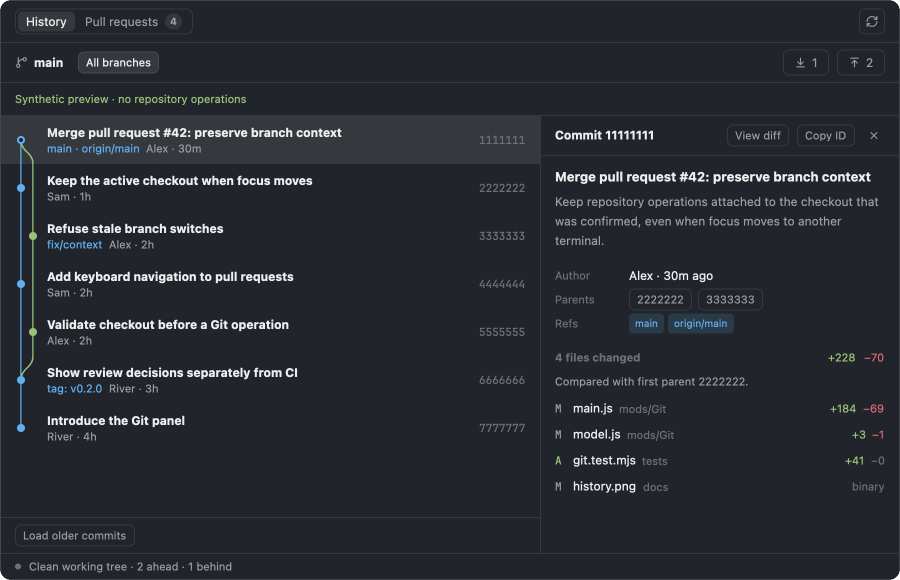
#> input picture docs/preview-source.png, 1800 x 1160 px (shown at 1/2 size)
$ python compose-preview.py --source ../docs/preview-source.png
#> lines starting #> are read from the running program, lines starting #| are printed output that depends on the picture; after the words box and inside, x2 and y2 are one past the last pixel; in counts of white or black regions, pixels touching at a corner belong together
#!/usr/bin/env python3
"""Compose the 2560x1280 (1280x640 at 2x) gallery preview from a native Herdr capture.

1. Open the synthetic preview (no repository, network, or layout writes):
       python3 scripts/check-ui.py --preview history --size 900x580
       herdr-app shot /tmp/herdr-git-capture.png
   then close the overlay and run `python3 scripts/check-ui.py --clean-preview`.
2. Crop the overlay out of the window capture. This step only crops; it keeps
   the native pixels and records where they came from:
       python3 scripts/compose-preview.py --capture /tmp/herdr-git-capture.png --crop X,Y,W,H
3. Compose again at any time from the kept source:
       python3 scripts/compose-preview.py

Needs Pillow and the SF Pro fonts (macOS). Text and placement are constants below.
"""
import argparse
import json
from pathlib import Path

from PIL import Image, ImageDraw, ImageFilter, ImageFont

ROOT = Path(__file__).resolve().parents[1]
SOURCE = ROOT / "docs/preview-source.png"
PROVENANCE = ROOT / "docs/preview-source.json"
OUTPUT = ROOT / "preview.png"

SCALE = 2                     # output is 2560x1280; layout values below are at 1x
SIZE = (1280 * SCALE, 640 * SCALE)
TITLE = "Git"
EYEBROW = "HERDR · MOD"
STRIPES = ((0, 0, 0), (24, 24, 26))   # black and dark gray, alternating diagonal bands
STRIPE = 8                    # band width at 1x
# Tints from the graph lanes (Atom One Dark ANSI blue, green, purple, yellow, cyan).
BLUE, GREEN, PURPLE, YELLOW, CYAN = (97, 175, 239), (152, 195, 121), (198, 120, 221), (229, 192, 123), (86, 182, 194)
MUTED = (150, 156, 168)
EYEBROW_COLOR = CYAN
TITLE_COLORS = [BLUE, GREEN, PURPLE]          # one per letter of TITLE
BAR_COLORS = [BLUE, GREEN, PURPLE, YELLOW, CYAN]
# Subtitle lines as (text, color) runs: key phrases tinted, the rest muted.
SUBTITLE = [
    [("Commit graph", BLUE), (", ", MUTED), ("pull requests", GREEN), (" and", MUTED)],
    [("branch sync", PURPLE), (" in a native panel.", MUTED)],
    [("Every checkout, pull and push", MUTED)],
    [("asks first", YELLOW), (".", MUTED)],
]
CARD = (548, 0, 692)          # left edge, (computed top), width of the screenshot card at 1x
CORNER = 22                   # capture pixels; covers the window's corner radius at 2x
FONTS = ["/Library/Fonts", str(Path.home() / "Library/Fonts"), "/System/Library/Fonts"]


def font(name, size):
    for folder in FONTS:
        path = Path(folder) / name
        if path.exists():
            return ImageFont.truetype(str(path), size)
    raise SystemExit(f"Font not found: {name}")


def crop(capture, box):
    x, y, w, h = (int(n) for n in box.split(","))
    image = Image.open(capture).convert("RGBA").crop((x, y, x + w, y + h))
    # The window has rounded corners; whatever showed behind them is cleared.
    mask = Image.new("L", image.size, 0)
    ImageDraw.Draw(mask).rounded_rectangle((0, 0, w - 1, h - 1), CORNER, fill=255)
    image.putalpha(mask)
    SOURCE.parent.mkdir(parents=True, exist_ok=True)
    image.save(SOURCE)
    PROVENANCE.write_text(json.dumps({
        "source": "herdr-app shot native window capture",
        "content": "scripts/check-ui.py --preview history --size 900x580: synthetic fixtures, no real repository or GitHub data",
        "processing": f"Cropped to the preview window at {x},{y} {w}x{h}; pixels outside its {CORNER}px rounded corners made transparent; no other changes",
        "capture": Path(capture).name,
    }, indent=2) + "\n")


def stripes():
    canvas = Image.new("RGB", SIZE, STRIPES[0])
#> canvas: PIL image 2560x1280 RGB; every value is 0
    d, band = ImageDraw.Draw(canvas), STRIPE * SCALE
#> band = 16
    w, h = SIZE
    for x in range(-h, w + h, band * 2):
        d.polygon([(x, h), (x + band, h), (x + band + h, 0), (x + h, 0)], fill=STRIPES[1])
    return canvas


def compose():
    k = SCALE
    canvas = stripes()
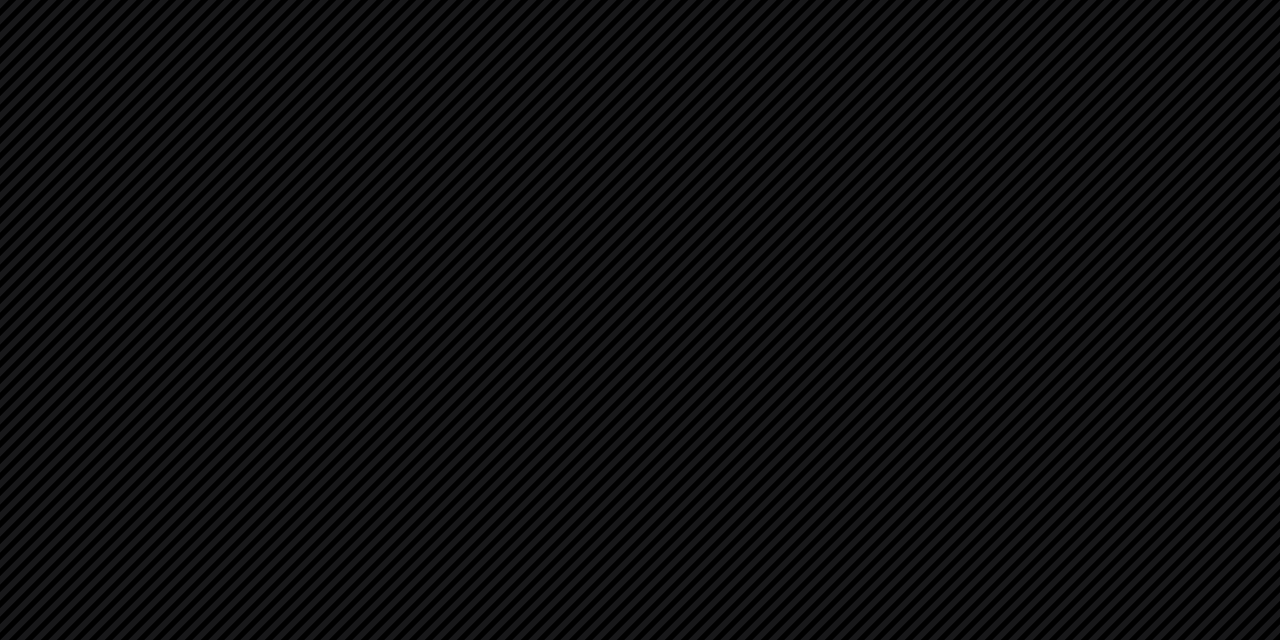
#> canvas: PIL image 2560x1280 RGB (shown at 1/2 size); mean R, G, B 12.8, 12.8, 13.8

    shot = Image.open(SOURCE).convert("RGBA")
#> shot is the input picture: PIL image 1800x1160 RGBA; mean R, G, B, A 40.3, 44.5, 50.3, 254.9
    left, width = CARD[0] * k, CARD[2] * k
    height = round(shot.height * width / shot.width)
#> height = 892
    top = (SIZE[1] - height) // 2
#> top = 194
    shot = shot.resize((width, height), Image.LANCZOS)
#> shot: PIL image 1384x892 RGBA
    radius = 12 * k
    mask = Image.new("L", (width, height), 0)
#> mask: PIL image 1384x892 L; every value is 0
    ImageDraw.Draw(mask).rounded_rectangle((0, 0, width - 1, height - 1), radius, fill=255)
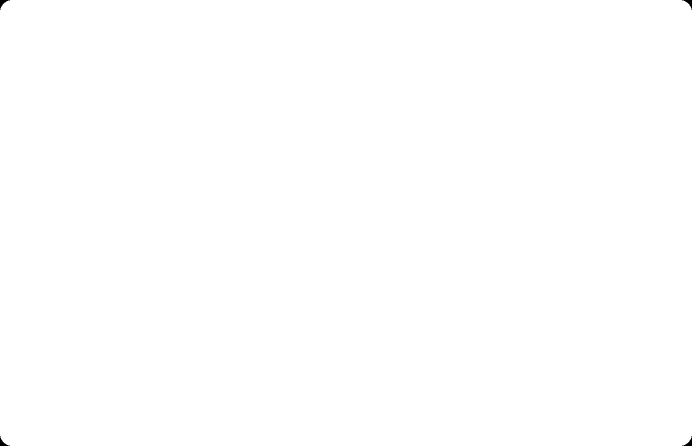
#> mask: PIL image 1384x892 L (shown at 1/2 size); 100% white; 4 black regions, box (x1, y1, x2, y2) and area: (0, 0, 20, 20) 131, (1364, 0, 1384, 20) 131, (0, 872, 20, 892) 131, (1364, 872, 1384, 892) 131
    mask = Image.composite(shot.getchannel("A"), mask, mask)
    shadow = Image.new("L", SIZE, 0)
#> shadow: PIL image 2560x1280 L; every value is 0
    ImageDraw.Draw(shadow).rounded_rectangle((left, top + 14 * k, left + width, top + height + 14 * k), radius, fill=170)
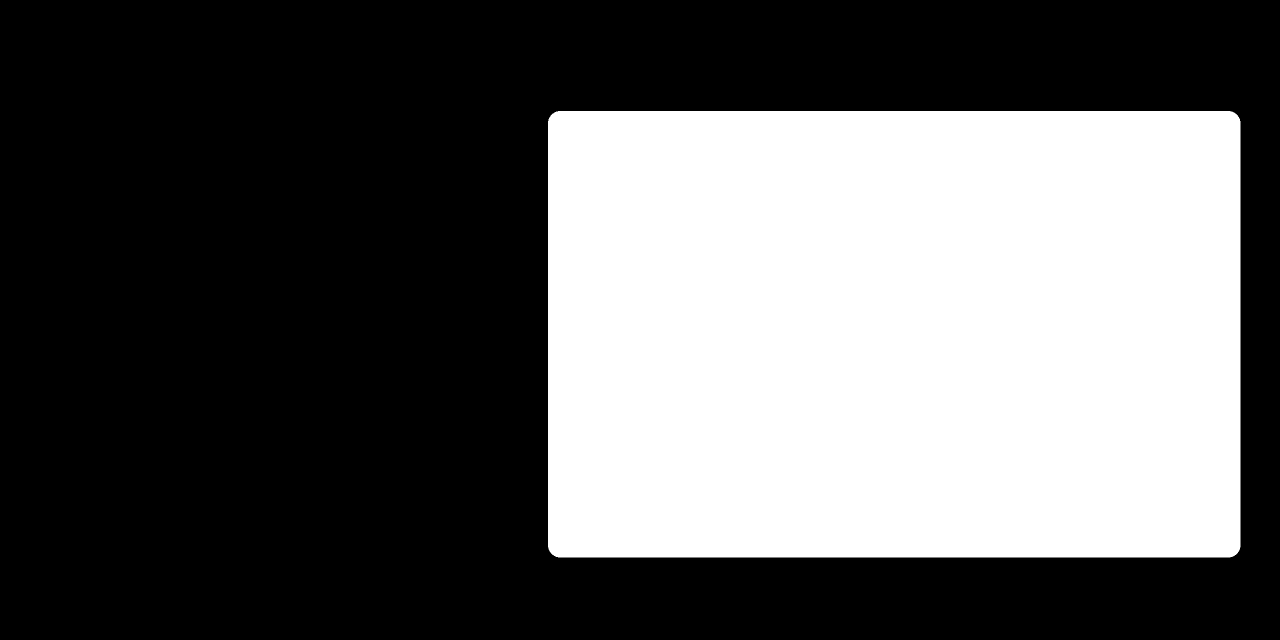
#> shadow: PIL image 2560x1280 L (shown at 1/2 size); values 0 (black) and 170 (white), 37.7% white; 1 white region, box (x1, y1, x2, y2) and area: (1096, 222, 2481, 1115) 1236281
    canvas.paste((0, 0, 0), (0, 0), shadow.filter(ImageFilter.GaussianBlur(26 * k)))
    canvas.paste(shot, (left, top), mask)
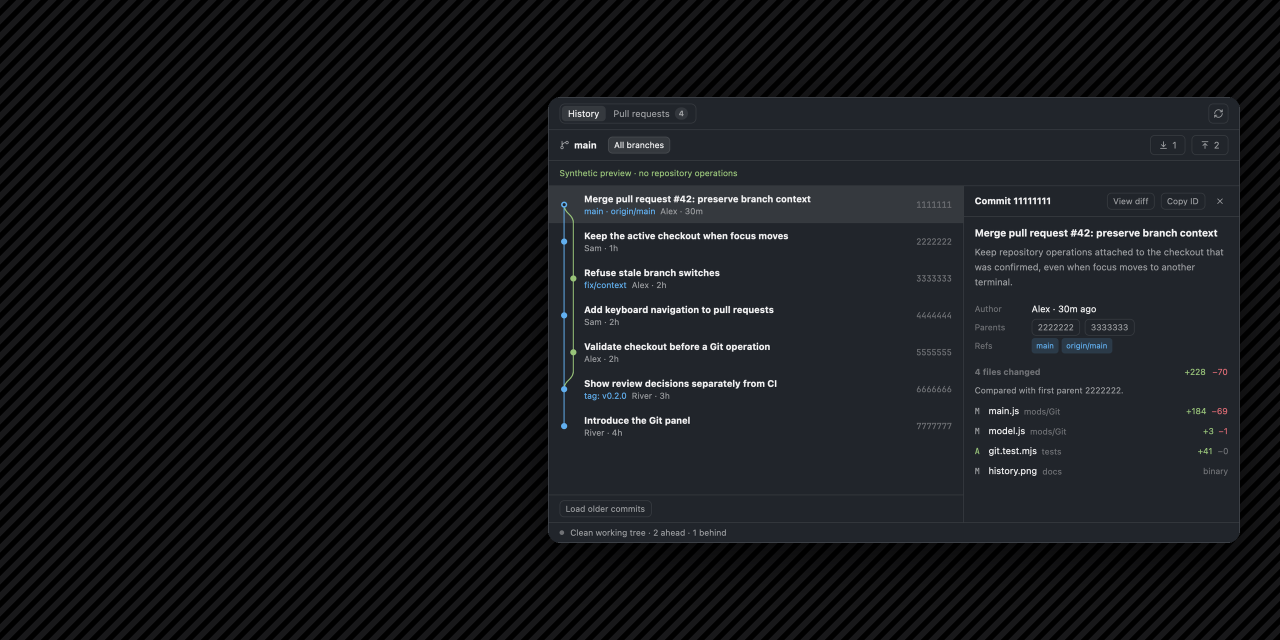
#> canvas: PIL image 2560x1280 RGB (shown at 1/2 size); mean R, G, B 22.9, 24.4, 27.3
    ImageDraw.Draw(canvas).rounded_rectangle((left - k, top - k, left + width + k - 1, top + height + k - 1), radius + k, outline=(52, 56, 64), width=k)

    d = ImageDraw.Draw(canvas)
    x = 72 * k
    eyebrow, title, body = font("SF-Pro-Text-Semibold.otf", 17 * k), font("SF-Pro-Display-Bold.otf", 128 * k), font("SF-Pro-Display-Regular.otf", 25 * k)
    y = 150 * k
    d.text((x, y), EYEBROW, font=eyebrow, fill=EYEBROW_COLOR)
    y += 40 * k
    tx = x
    for i, letter in enumerate(TITLE):
        # Advance by the kerned prefix width so per-letter colors keep the word's spacing.
        tx = x + title.getlength(TITLE[:i])
        d.text((tx, y - title.getbbox(TITLE)[1]), letter, font=title, fill=TITLE_COLORS[i % len(TITLE_COLORS)])
    y += title.getbbox(TITLE)[3] - title.getbbox(TITLE)[1] + 30 * k
    segment, gap = 16 * k, 4 * k
    for i, color in enumerate(BAR_COLORS):
        sx = x + i * (segment + gap)
        d.rounded_rectangle((sx, y, sx + segment, y + 4 * k), 2 * k, fill=color)
    y += 34 * k
    for line in SUBTITLE:
        rx = x
        for text, color in line:
            d.text((rx, y), text, font=body, fill=color)
            rx += body.getlength(text)
        y += 36 * k
    canvas.save(OUTPUT, optimize=True)
    print(OUTPUT)


def main():
    parser = argparse.ArgumentParser()
    parser.add_argument("--capture", help="herdr-app shot PNG to crop into docs/preview-source.png")
    parser.add_argument("--crop", help="X,Y,W,H of the preview window in the capture, in pixels")
    parser.add_argument("--source", help="compose from this image instead of docs/preview-source.png (layout trials only)")
    args = parser.parse_args()
    global SOURCE
    if args.capture:
        if not args.crop:
            raise SystemExit("--capture needs --crop")
        crop(args.capture, args.crop)
    elif args.source:
        SOURCE = Path(args.source)
    compose()


if __name__ == "__main__":
#> (the run stopped early here; a loop or call above may not have finished)
